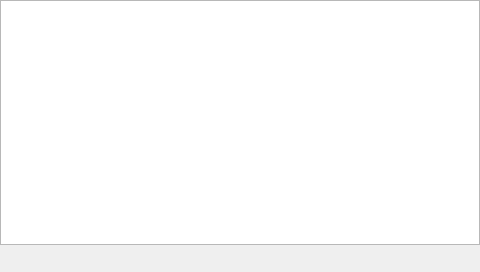
<?xml version="1.0" encoding="UTF-8"?>
<ui version="4.0">
 <class>DialogAlarm</class>
 <widget class="QDialog" name="DialogAlarm">
  <property name="geometry">
   <rect>
    <x>0</x>
    <y>0</y>
    <width>480</width>
    <height>272</height>
   </rect>
  </property>
  <property name="sizePolicy">
   <sizepolicy hsizetype="Maximum" vsizetype="Maximum">
    <horstretch>0</horstretch>
    <verstretch>0</verstretch>
   </sizepolicy>
  </property>
  <property name="maximumSize">
   <size>
    <width>480</width>
    <height>272</height>
   </size>
  </property>
  <property name="windowTitle">
   <string>Dialog</string>
  </property>
  <widget class="QTextBrowser" name="textBrowser">
   <property name="geometry">
    <rect>
     <x>0</x>
     <y>0</y>
     <width>480</width>
     <height>245</height>
    </rect>
   </property>
   <property name="minimumSize">
    <size>
     <width>480</width>
     <height>245</height>
    </size>
   </property>
   <property name="maximumSize">
    <size>
     <width>480</width>
     <height>245</height>
    </size>
   </property>
  </widget>
 </widget>
 <resources/>
 <connections/>
</ui>
